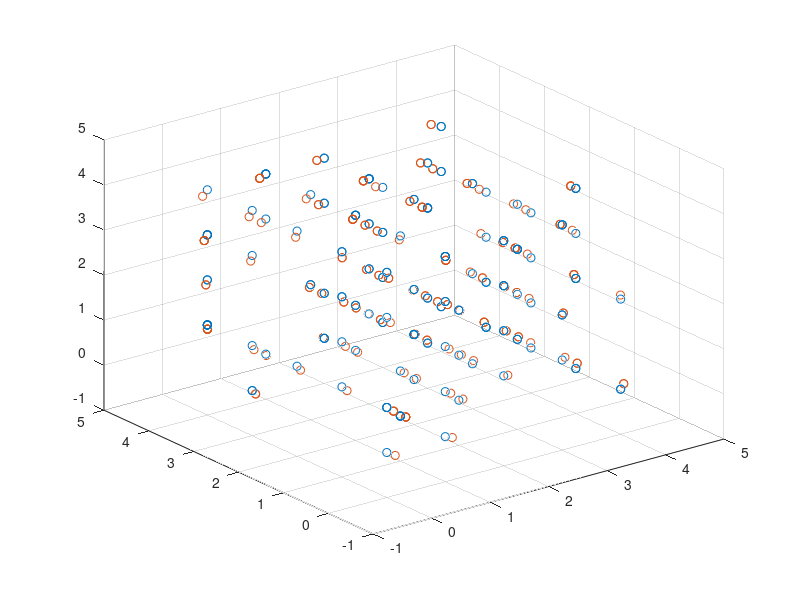

Source code (MATLAB):
clear;
fileID = fopen('Original.txt');
nfileID = fopen('FinalSolution.txt');
if all(fgetl(fileID)==-1)
    disp('Empty File')
end

pt =[];
while(~feof(fileID))
    line = fgetl(fileID);
    tmp = strsplit(line);
    tmp = [str2double(tmp{1}) str2double(tmp{2}) str2double(tmp{3})];
    pt = [pt;tmp];
end

nwpt = [];
while (~feof(nfileID))
    line = fgetl(nfileID);
    tmp = strsplit(line);
    tmp = [str2double(tmp{1}) str2double(tmp{2}) str2double(tmp{3})];
    nwpt = [nwpt;tmp];
end
scatter3(pt(:,1),pt(:,2),pt(:,3));
hold on;
scatter3(nwpt(:,1),nwpt(:,2),nwpt(:,3));